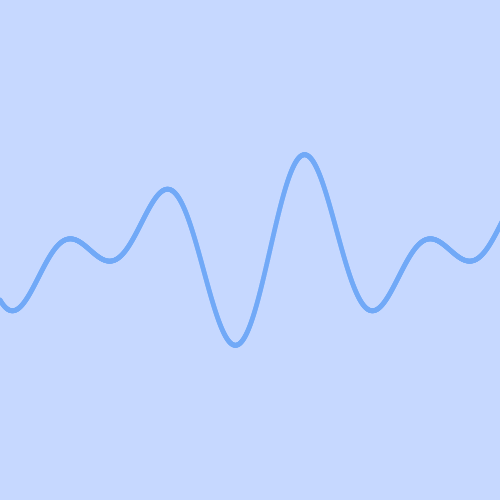
Frame 1 (no input)
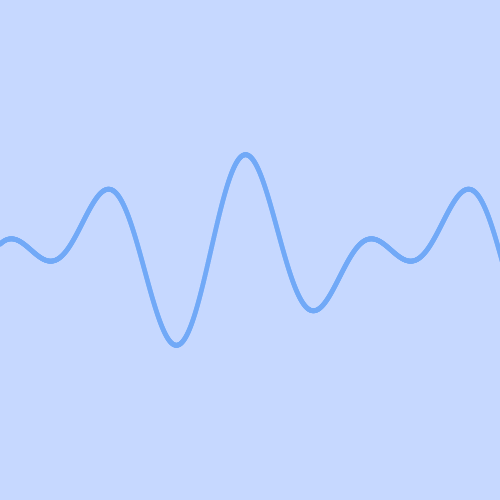
Frame 60 (the mouse pressed at the canvas centre just before this capture)
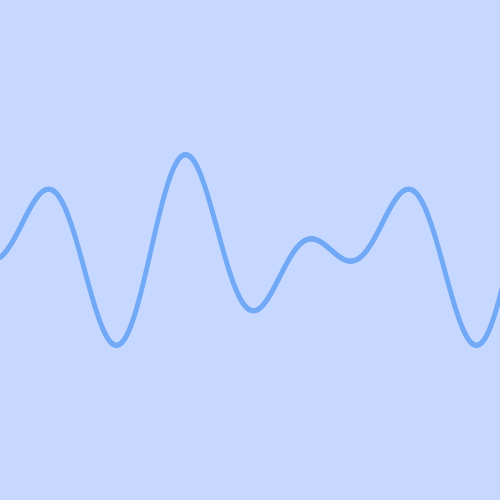
Frame 120 (the mouse held since frame 60 and released just before this capture)

The Processing sketch that drew these frames (run headless with seeded random() and noise(); from frame 60 on, the mouse is pressed at the canvas centre):

// Processing sketch: waves
// ── waves.pde
// Waves by Nicole Ajoy

float offset = 0.0f;

void setup() {
  size(500, 500);
  noStroke();
  fill(#71A9F7);
}
 
void draw() {
  background(#C6D8FF);
  pushMatrix();
  translate(0, height/2);
  CreateGraph(offset, width);
  offset += 0.5f;
  popMatrix();
}

// Function with a single parameter
float CalculateTrigResult(float x) {
  return (cos(6*x) + sin(4*x));
}

// Graph part of this function given a range
void CreateGraph(float x1, float x2) {
  for (float i = 0; i < x2; i += 0.25) {
    ellipse(i*2, 50.0f * CalculateTrigResult(radians(i+x1)), 5, 5);
  }
}
